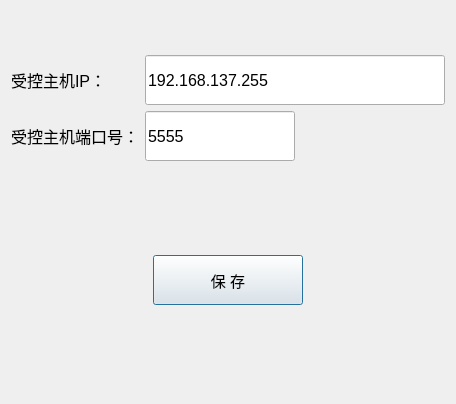
<?xml version="1.0" encoding="UTF-8"?>
<ui version="4.0">
 <class>NetSet_Dialog</class>
 <widget class="QDialog" name="NetSet_Dialog">
  <property name="geometry">
   <rect>
    <x>0</x>
    <y>0</y>
    <width>333</width>
    <height>404</height>
   </rect>
  </property>
  <property name="windowTitle">
   <string>Dialog</string>
  </property>
  <layout class="QVBoxLayout" name="verticalLayout">
   <item>
    <spacer name="verticalSpacer">
     <property name="orientation">
      <enum>Qt::Vertical</enum>
     </property>
     <property name="sizeHint" stdset="0">
      <size>
       <width>20</width>
       <height>44</height>
      </size>
     </property>
    </spacer>
   </item>
   <item>
    <layout class="QGridLayout" name="gridLayout">
     <item row="0" column="0">
      <widget class="QLabel" name="label">
       <property name="font">
        <font>
         <pointsize>12</pointsize>
        </font>
       </property>
       <property name="text">
        <string>受控主机IP：</string>
       </property>
      </widget>
     </item>
     <item row="0" column="1">
      <widget class="QLineEdit" name="ipEdit">
       <property name="minimumSize">
        <size>
         <width>300</width>
         <height>50</height>
        </size>
       </property>
       <property name="maximumSize">
        <size>
         <width>300</width>
         <height>16777215</height>
        </size>
       </property>
       <property name="font">
        <font>
         <pointsize>12</pointsize>
        </font>
       </property>
       <property name="text">
        <string>192.168.137.255</string>
       </property>
      </widget>
     </item>
     <item row="0" column="2">
      <spacer name="horizontalSpacer">
       <property name="orientation">
        <enum>Qt::Horizontal</enum>
       </property>
       <property name="sizeHint" stdset="0">
        <size>
         <width>40</width>
         <height>20</height>
        </size>
       </property>
      </spacer>
     </item>
     <item row="1" column="0">
      <widget class="QLabel" name="label_2">
       <property name="font">
        <font>
         <pointsize>12</pointsize>
        </font>
       </property>
       <property name="text">
        <string>受控主机端口号：</string>
       </property>
      </widget>
     </item>
     <item row="1" column="1">
      <widget class="QLineEdit" name="portEdit">
       <property name="minimumSize">
        <size>
         <width>150</width>
         <height>50</height>
        </size>
       </property>
       <property name="maximumSize">
        <size>
         <width>77</width>
         <height>16777215</height>
        </size>
       </property>
       <property name="font">
        <font>
         <pointsize>12</pointsize>
        </font>
       </property>
       <property name="text">
        <string>5555</string>
       </property>
      </widget>
     </item>
     <item row="1" column="2">
      <spacer name="horizontalSpacer_6">
       <property name="orientation">
        <enum>Qt::Horizontal</enum>
       </property>
       <property name="sizeHint" stdset="0">
        <size>
         <width>40</width>
         <height>20</height>
        </size>
       </property>
      </spacer>
     </item>
    </layout>
   </item>
   <item>
    <spacer name="verticalSpacer_2">
     <property name="orientation">
      <enum>Qt::Vertical</enum>
     </property>
     <property name="sizeHint" stdset="0">
      <size>
       <width>20</width>
       <height>44</height>
      </size>
     </property>
    </spacer>
   </item>
   <item>
    <spacer name="verticalSpacer_3">
     <property name="orientation">
      <enum>Qt::Vertical</enum>
     </property>
     <property name="sizeHint" stdset="0">
      <size>
       <width>20</width>
       <height>44</height>
      </size>
     </property>
    </spacer>
   </item>
   <item>
    <layout class="QHBoxLayout" name="horizontalLayout_2">
     <item>
      <spacer name="horizontalSpacer_2">
       <property name="orientation">
        <enum>Qt::Horizontal</enum>
       </property>
       <property name="sizeHint" stdset="0">
        <size>
         <width>40</width>
         <height>20</height>
        </size>
       </property>
      </spacer>
     </item>
     <item>
      <widget class="QPushButton" name="saveBtn">
       <property name="minimumSize">
        <size>
         <width>150</width>
         <height>50</height>
        </size>
       </property>
       <property name="maximumSize">
        <size>
         <width>200</width>
         <height>16777215</height>
        </size>
       </property>
       <property name="font">
        <font>
         <pointsize>11</pointsize>
        </font>
       </property>
       <property name="text">
        <string>保 存</string>
       </property>
      </widget>
     </item>
     <item>
      <spacer name="horizontalSpacer_3">
       <property name="orientation">
        <enum>Qt::Horizontal</enum>
       </property>
       <property name="sizeHint" stdset="0">
        <size>
         <width>40</width>
         <height>20</height>
        </size>
       </property>
      </spacer>
     </item>
    </layout>
   </item>
   <item>
    <spacer name="verticalSpacer_4">
     <property name="orientation">
      <enum>Qt::Vertical</enum>
     </property>
     <property name="sizeHint" stdset="0">
      <size>
       <width>20</width>
       <height>44</height>
      </size>
     </property>
    </spacer>
   </item>
   <item>
    <spacer name="verticalSpacer_5">
     <property name="orientation">
      <enum>Qt::Vertical</enum>
     </property>
     <property name="sizeHint" stdset="0">
      <size>
       <width>20</width>
       <height>44</height>
      </size>
     </property>
    </spacer>
   </item>
  </layout>
 </widget>
 <resources/>
 <connections/>
</ui>
